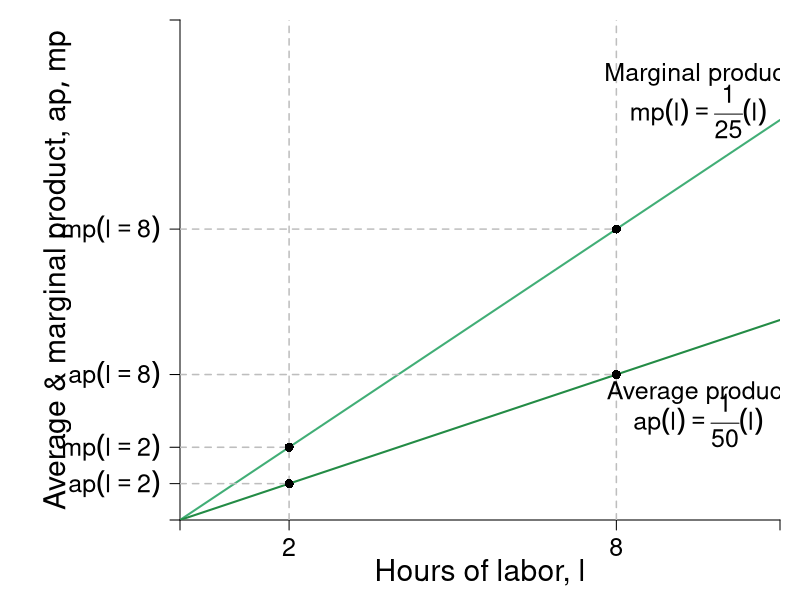

Generate this figure with R:
require(shape)
pdf(file = "specprodexch/production_irs_apmp.pdf", width = 9, height = 7)

#Set parameters for graphics
axislabelsize <- 1.8
labelsize <- 1.5
namesize <- 1.8
annotatesize <- 1.5
graphlinewidth <- 2
segmentlinewidth <- 1.5

COL <- c("#7fc97f", "#beaed4", "#fdc086", "#ffff99", "#386cb0", "#f0027f", "#bf5b17", "#666666")
COLA <- c("#99d8c9","#66c2a4","#41ae76", "#238b45", "#005824")
COLB <- c("#4eb3d3", "#2b8cbe", "#0868ac","#084081")

#Edited the margins to cater for the larger LHS labels
par(mar =  c(4, 9, 1, 1))


prodFn <- function(l, alpha = 2, k = 0.02) {
  k*l^alpha
}

MprodFn <- function(l, alpha = 2, k = 0.02) {
  k*alpha*l^(alpha - 1)
}

AprodFn <- function(l, alpha = 2, k = 0.02) {
  k*l^(alpha - 1)
}

Mpline <- function(l, constant = 0.3181472, slope = 0.125){
  constant + slope*l
}

xlims <- c(0, 11)
ylims <- c(0, 0.55)

npts <- 501 
x <- seq(xlims[1], xlims[2], length.out = npts)
y <- seq(ylims[1], ylims[2], length.out = npts) 
a <- c(13, 15, 17)

plot(0, 0, xlim = xlims, ylim = ylims, type = "n",
     xlab = expression(paste("")),
     ylab = expression(paste("")), 
     xaxt = "n", 
     yaxt = "n", 
     #cex.lab = 1.5, 
     #cex.axis = 0.8, 
     bty = "n",
     xaxs="i", 
     yaxs="i")

# ticksy <- seq(from = 0, to = ylims[2], by = 0.25)
# ylabels <- seq(from = 0, to = ylims[2], by = 0.25)
# ticksx <- seq(from = 0, to = xlims[2], by = 1)
# xlabels <- seq(from = 0, to = xlims[2], by = 1)
ticksy <- c(0, AprodFn(l = 2, k = 0.02, alpha = 2), MprodFn(l = 2, k = 0.02, alpha = 2), AprodFn(l = 8, k = 0.02, alpha = 2), MprodFn(l = 8, k = 0.02, alpha = 2), ylims[2])
ylabels <- c(NA, expression(paste(ap(l==2))), expression(paste(mp(l==2))), expression(paste(ap(l==8))), expression(paste(mp(l==8))), NA)
ticksx <- c(0, 2, 8, xlims[2])
xlabels <- c(NA, 2, 8, NA)

axis(1, at = ticksx, pos = 0, labels = xlabels, cex.axis = labelsize)
axis(2, at = ticksy, pos = 0, labels = ylabels, las = 1, cex.axis = labelsize)

npts <- 500 
xx1 <- seq(xlims[1], xlims[2], length.out = npts)

xx3 <- seq(1, 3, length.out = npts)
xx4 <- seq(5, 7, length.out = npts)

#lines(xx1, prodFn(xx1, alpha = 2, k = 0.02), col = COLB[4], lwd = graphlinewidth)
lines(xx1, MprodFn(xx1, alpha = 2, k = 0.02), col = COLA[3], lwd = graphlinewidth)
lines(xx1, AprodFn(xx1, alpha = 2, k = 0.02), col = COLA[4], lwd = graphlinewidth)
#lines(xx3, Mpline(xx3, constant = prodFn(l = 2, k = 0.02, alpha = 2) - 2*MprodFn(l = 2, k = 0.02, alpha = 2), slope = MprodFn(l = 2, k = 0.02, alpha = 2)), col = "gray", lty = 2, lwd = graphlinewidth)
#lines(xx4, Mpline(xx4, constant = prodFn(l = 8, k = 0.02, alpha = 2) - 6*MprodFn(l = 8, k = 0.02, alpha = 2), slope = MprodFn(l = 8, k = 0.02)), col = "gray", lty = 2, lwd = graphlinewidth)

#Axis Labels
mtext(expression(paste("Hours of labor, ", l)), side = 1, line = 2.5, cex = axislabelsize)
text(-2.25, 0.5*ylims[2], expression(paste("Average & marginal product, ", list(ap,mp) )), xpd = TRUE, cex = axislabelsize, srt = 90) 

#Margin
#segments(0, MprodFn(l = 8, k = 0.02, alpha = 2), 6, MprodFn(l = 8, k = 0.02, alpha = 2), lty = 2, col = "gray" , lwd = segmentlinewidth)
#segments(6, 0, 6, MprodFn(l = 8, k = 0.02, alpha = 2), lty = 2, col = "gray" , lwd = segmentlinewidth)
segments(8, 0, 8, ylims[2], lty = 2, col = "gray" , lwd = segmentlinewidth)
segments(0, MprodFn(l = 8, k = 0.02), 8, MprodFn(l = 8, k = 0.02), lty = 2, col = "gray" , lwd = segmentlinewidth)
segments(0, AprodFn(l = 8, k = 0.02), 8, AprodFn(l = 8, k = 0.02), lty = 2, col = "gray" , lwd = segmentlinewidth)
points(8, MprodFn(l = 8, k = 0.02), pch = 16, col = "black", cex = 1.2)
points(8, AprodFn(l = 8, k = 0.02), pch = 16, col = "black", cex = 1.2)
segments(2, 0, 2, ylims[2], lty = 2, col = "gray" , lwd = segmentlinewidth)
segments(0, MprodFn(l = 2, k = 0.02), 2, MprodFn(l = 2, k = 0.02), lty = 2, col = "gray" , lwd = segmentlinewidth)
segments(0, AprodFn(l = 2, k = 0.02), 2, AprodFn(l = 2, k = 0.02), lty = 2, col = "gray" , lwd = segmentlinewidth)
points(2, MprodFn(l = 2, k = 0.02), pch = 16, col = "black", cex = 1.2)
points(2, AprodFn(l = 2, k = 0.02), pch = 16, col = "black", cex = 1.2)

#Average
#segments(0, AprodFn(l = 2, k = 0.02, alpha = 2), 2, AprodFn(l = 2, k = 0.02, alpha = 2), lty = 2, col = "gray" , lwd = segmentlinewidth)
#segments(2, 0, 2, AprodFn(l = 2, k = 0.02, alpha = 2), lty = 2, col = "gray" , lwd = segmentlinewidth)
#segments(0, 0, 2, AprodFn(l = 2, k = 0.02, alpha = 2), lty = 2, col = COLB[4] , lwd = segmentlinewidth)
#points(2, AprodFn(l = 2, k = 0.02, alpha = 2), pch = 16, col = "black", cex = 1.5)

text(8.2, 1.1, expression(paste("Total product")))
text(8.2, 1, expression(x == frac(1,50)*(l)^2))


#Marginal Product
#text(6, 0.1, expression(paste("Slope of tangent line")))
text(9.5, MprodFn(l = 9.5, k = 0.02, alpha = 2) + 0.11, expression(paste("Marginal product")), cex = labelsize)
text(9.5, MprodFn(l = 9.5, k = 0.02, alpha = 2) + 0.07, expression(paste(mp(l) == frac(1,25)*(l) )), cex = labelsize)
#Arrows(4.7, 0.075, 2.3, 0.075, col = "black", lty = 1, lwd = 2, arr.type = "triangle", arr.lwd = 0.5)
#Arrows(6, 0.13, 6, 0.67, col = "black", lty = 1, lwd = 2, arr.type = "triangle", arr.lwd = 0.5)

#Average Product
text(9.5, AprodFn(l = 9.5, k = 0.02, alpha = 2) - 0.05, expression(paste("Average product")), cex = labelsize)
text(9.5, AprodFn(l = 9.5, k = 0.02, alpha = 2) - 0.08, expression(paste(ap(l) == frac(1,50)*(l) )), cex = labelsize)
#Arrows(1.5, prodFn(l = 8, k = 0.02, alpha = 2) - 0.175, 1.5, prodFn(l = 2, k = 0.02, alpha = 2) + 0.01 , col = "black", lty = 1, lwd = 2, arr.type = "triangle", arr.lwd = 0.5)
#Arrows(2.8, prodFn(l = 8, k = 0.02, alpha = 2) - 0.125, 4.75, prodFn(l = 8, k = 0.02, alpha = 2) - 0.125, col = "black", lty = 1, lwd = 2, arr.type = "triangle", arr.lwd = 0.5)



dev.off()
